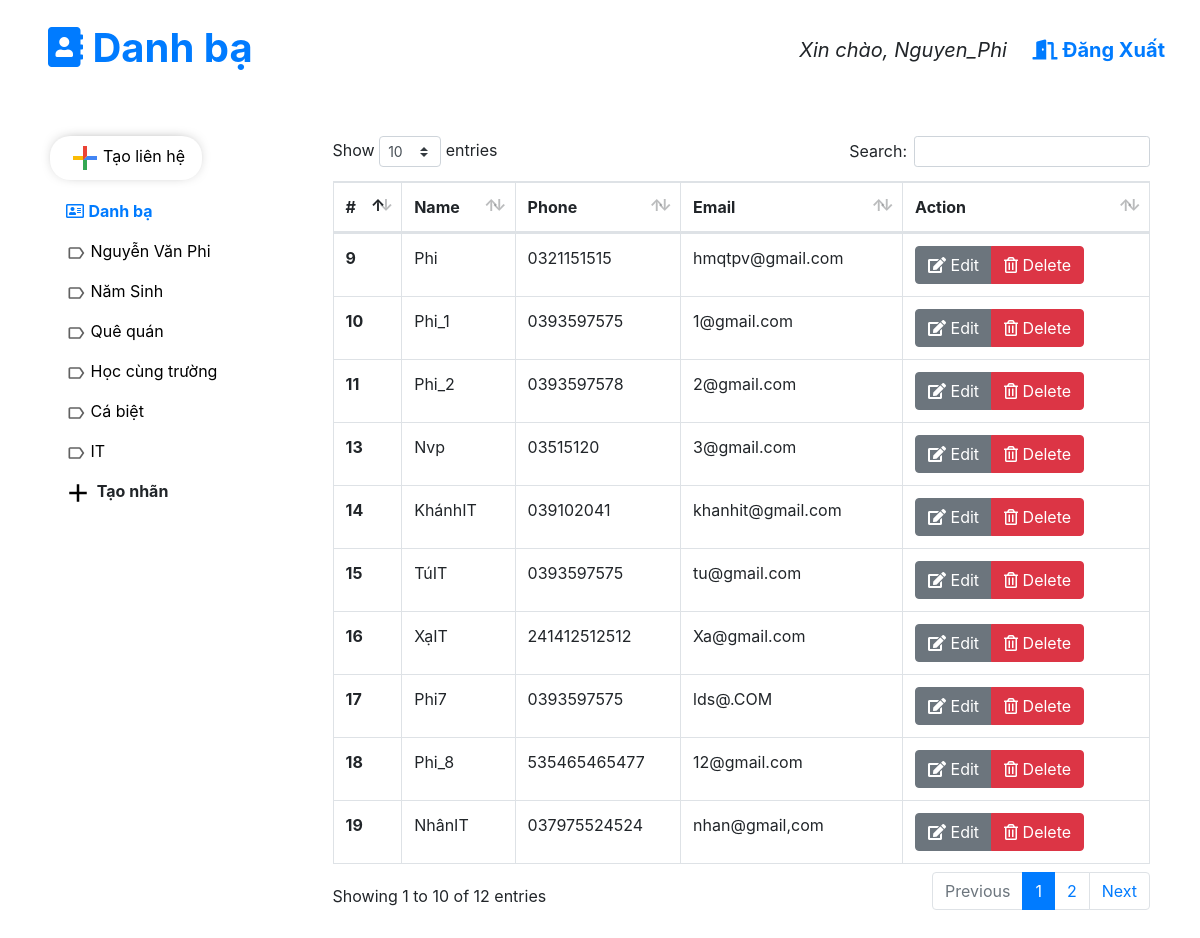
The app's page /index.php (signed in) with its own data.
### tables this page shows
CREATE TABLE IF NOT EXISTS `label` (
  `id` int(11) NOT NULL AUTO_INCREMENT,
  `labelname` text,
  `username` varchar(50) NOT NULL,
  PRIMARY KEY (`id`),
  KEY `username` (`username`)
);

CREATE TABLE IF NOT EXISTS `danhba` (
  `id` int(11) NOT NULL AUTO_INCREMENT,
  `name` text NOT NULL,
  `phonenumber` text NOT NULL,
  `email` text NOT NULL,
  `username` varchar(50) NOT NULL,
  PRIMARY KEY (`id`),
  KEY `ac` (`username`)
);

### models/Label.php (called while the page is built, shortened)
<?php
class Label{
    function Label($id , $labelname )
    {
        $this->id = $id;
        $this->labelname = $labelname;
    }
    static function connect(){
        $con = new  mysqli("localhost","root","","danhba");
        $con->set_charset("utf8");
        return $con;
    }
    static function getListLabelFromDB(){
        $con = Label::connect();
        $username = $_SESSION["username"];
        $sql = "SELECT * FROM label where `username` = '$username'";
        $result =  $con->query($sql);
        $lsLabel = array();
        if($result->num_rows > 0){
            while ($row = $result->fetch_assoc()) {
                $Label = new Label($row["id"],$row["labelname"]);
                array_push($lsLabel,$Label);
            }
        }
        return $lsLabel;
    }
}
?>

### models/DanhBa.php (called while the page is built, shortened)
<?php
class DanhBa{
    function DanhBa($id , $name , $phonenumber, $email)
    {
        $this->id = $id;
        $this->name = $name;
        $this->phonenumber = $phonenumber;
        $this->email = $email;
    }
    static function connect(){
        $con = new  mysqli("localhost","root","","danhba");
        $con->set_charset("utf8");
        return $con;
    }
    static function getListDanhBaFromDB(){
        $con = DanhBa::connect();
        $username = $_SESSION["username"];
        $sql = "SELECT * FROM danhba where username='$username'";
        $result =  $con->query($sql);
        $lsDanhba = array();
        if($result->num_rows > 0){
            while ($row = $result->fetch_assoc()) {
                $Danhba = new DanhBa($row["id"],$row["name"],$row["phonenumber"],$row["email"]);
                array_push($lsDanhba,$Danhba);
            }
        }
        return $lsDanhba;
    }
}
?>

### index.php (the view, shortened to what this page needs)
<!DOCTYPE html>
<html lang="en">
<head>
    <link href="vendor/fontawesome-free/css/all.min.css" rel="stylesheet" type="text/css">
    <link href="vendor/datatables/dataTables.bootstrap4.css" rel="stylesheet">
    <link href="css/sb-admin.css" rel="stylesheet">
</head>
<body>
    <?php
    include_once("models/DanhBa.php");
    include_once("models/Label.php");
    $lsFromDB = DanhBa::getListDanhBaFromDB();
    $lsLabel = Label::getListLabelFromDB();
    ?>
    <div class="container-fluid pl-5" style="display:flex; justify-content: space-between">
        <a href="" style="text-decoration:none;">
            <h1 class=" pt-4 pb-2 "><i class="fas fa-address-book"></i><b> Danh bạ</b> </h1>
        </a>
        <div>
            <span style="line-height:100px;font-size:20px;"><i>Xin chào, <?php echo $_SESSION["username"] ?></i> </span>
            <a href="logout.php" style="text-decoration:none; padding-left:20px;padding-right:20px;font-size:20px"><i class="fas fa-door-open"></i><b> Đăng Xuất</b> </a>
        </div>
    </div>
    <div id="wrapper" class="container-fluid">
        <div id="content-wrapper">
            <div class="container-fluid">
                <div class="card-body">
                    <div class="row">
                        <div class="col-md-2 col-lg-3 nav-contact" style="max-width:300px">
                            <ul class="nav flex-column">
                                <li class="nav-item">
                                    <button class="btn-taolienhe"  data-toggle="modal" data-target="#form-add"   title="Thêm liên hệ mới" style="padding: 4px 17px;margin-bottom: 11px;" >
                                        <div ></div><span  aria-hidden="true"><svg width="36" height="36" viewBox="0 0 36 36">
                                                <path fill="#34A853" d="M16 16v14h4V20z"></path>
                                                <path fill="#4285F4" d="M30 16H20l-4 4h14z"></path>
                                                <path fill="#FBBC05" d="M6 16v4h10l4-4z"></path>
                                                <path fill="#EA4335" d="M20 16V6h-4v14z"></path>
                                                <path fill="none" d="M0 0h36v36H0z"></path>
                                            </svg></span><span >Tạo liên hệ</span>
                                    </button>
                                </li>
                                <li class="nav-item label-hover">
                                    <a class="nav-link" href="">
                                    <i class="far fa-address-card"></i> <b> Danh bạ</b>
                                    </a>
                                </li>
                                <?php
                                foreach ($lsLabel as $key => $value) {
                                    ?>
                                    <li class="nav-item ed-label label-hover" ondrop="drop(event)" ondragover="allowDrop(event)"
                                        style="display: flex;justify-content: space-between;align-items:center;padding-right:10px;">
                                        <a class="nav-link" href="#" style="color: black;" id="<?php echo $value->id . '-label' ?>" onclick="searchDanhBaByLabel(<?php echo $value->id ?>)">
                                            <?php echo $value->labelname ?>
                                        </a>
                                    </li>
                                <?php
                                }
                                ?>
                                <li class="nav-item label-hover">
                                    <button style="outline:0" class="btn btn-themnhan" type="button" data-toggle="modal" data-target="#form-addLabel"><svg width="30" height="30" viewBox="0 0 24 24" class="NSy2Hd RTiFqe null"><path fill="none" d="M0 0h24v24H0V0z"></path><path d="M19 13h-6v6h-2v-6H5v-2h6V5h2v6h6v2z"></path></svg><b> Tạo nhãn</b></button>
                                </li>
                            </ul>
                        </div>
                        <div id="contentajax" class="col-md-10 col-lg-9">
                            <div class="table-responsive">
                                <table class="table table-bordered table-hover" id="dataTable" width="100%" cellspacing="0">
                                    <thead>
                                        <tr>
                                            <th>#</th>
                                            <th>Name</th>
                                            <th>Phone</th>
                                            <th>Email</th>
                                            <th>Action</th>
                                        </tr>
                                    </thead>
                                    <tbody>
                                        <?php
                                        foreach ($lsFromDB as $key => $value) {
                                            ?>
                                            <tr ondragover="allowDrop(event)" draggable="true" id="<?php echo $value->id . '-idDrap' ?>" ondragstart="drag(event)">
                                                <th><?php echo $value->id ?></th>
                                                <td><?php echo $value->name ?></td>
                                                <td><?php echo $value->phonenumber ?></td>
                                                <td><?php echo $value->email ?></td>
                                                <td>
                                                    <div class="btn-group" role="group" aria-label="Basic example">
                                                        <button class="btn btn-secondary" data-toggle="modal" data-target="#form-edit" onclick="func(this)" eid="<?php echo $value->id ?>" ename="<?php echo $value->name ?>" ephone="<?php echo $value->phonenumber ?>" eemail="<?php echo $value->email ?>">
                                                            <i class="fas fa-edit"></i> Edit
                                                        </button>
                                                        <button type="button" class="btn btn-danger" onclick="deleteDanhBa(<?php echo $value->id ?>)">
                                                        <i class="far fa-trash-alt"></i> Delete
                                                        </button>
                                                    </div>
                                                </td>
                                            </tr>
                                        <?php
                                        }
                                        ?>
                                    </tbody>
                                </table>
                            </div>
                        </div>
                    </div>
                </div>
            </div>
        </div>
    </div>
</body>
</html>

### index.php (style rules this page uses)
.btn-taolienhe { box-shadow: 0px -1px 15px -9px rgba(0,0,0,0.9);background:#FFFFFF; border-radius:20px;border: none;padding: 10px;outline:0 }

### records on screen
label: labelname "Nguyễn Văn Phi"
label: labelname "Năm Sinh"
label: labelname "Quê quán"
label: labelname "Học cùng trường"
label: labelname "Cá biệt"
label: labelname "IT"
danhba: id "9", name "Phi", phonenumber "0321151515", email "hmqtpv@gmail.com"
danhba: id "10", name "Phi_1", phonenumber "0393597575", email "1@gmail.com"
danhba: id "11", name "Phi_2", phonenumber "0393597578", email "2@gmail.com"
danhba: id "13", name "Nvp", phonenumber "03515120", email "3@gmail.com"
danhba: id "14", name "KhánhIT", phonenumber "039102041", email "khanhit@gmail.com"
danhba: id "15", name "TúIT", phonenumber "0393597575", email "tu@gmail.com"
danhba: id "16", name "XạIT", phonenumber "241412512512", email "Xa@gmail.com"
danhba: id "17", name "Phi7", phonenumber "0393597575", email "lds@.COM"
danhba: id "18", name "Phi_8", phonenumber "535465465477", email "12@gmail.com"
danhba: id "19", name "NhânIT", phonenumber "037975524524", email "nhan@gmail,com"

### other values on screen
$_SESSION["username"] "Nguyen_Phi"
